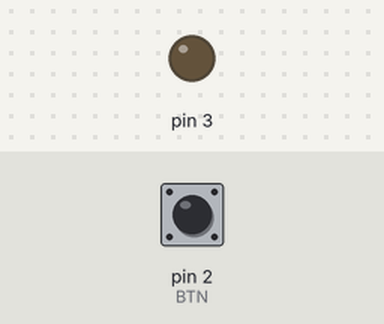
A sketch run on a simulated Arduino Uno, built with avr-gcc and run on an emulated ATmega328P. Shown: output pins drawn as LEDs (lit = HIGH). Inputs (shaded band) come from the test bench; at power-on: pin 2 (BTN) LOW.

Above: at 1.2 s.
1.3 s: pin 2 (BTN) pulled HIGH for 0.15 s
At 1.37 s:
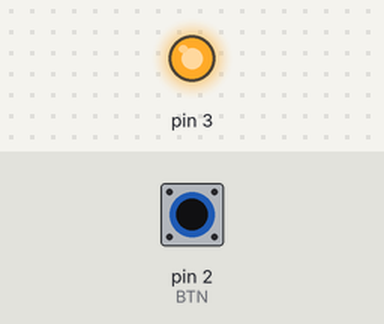
2.9 s: pin 2 (BTN) pulled HIGH for 3.2 s
At 7.2 s:
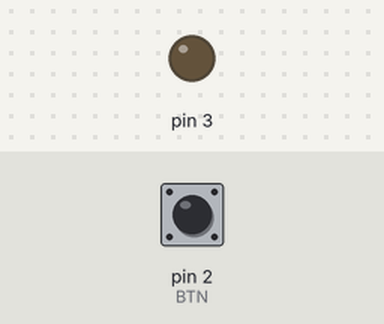
Timing chart, 0 to 8.7 s (numbered marks = the images above; inputs shaded):
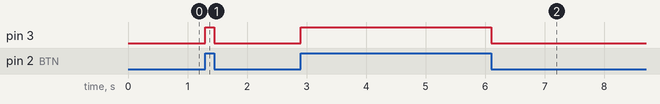

The sketch:

switch01.ino
```cpp
#include <Led.h>
Led led(3);
const int BTN = 2;

void setup() {
  pinMode(BTN, INPUT); // 스위치는 INPUT
}

void loop() {
  int value = digitalRead(BTN);
  led.setValue(value);

  //pull up방식이니 평상시에는 HIGH(1)
  //그래서 led는 켜져있고 버튼을 누르며 꺼짐

}
```

Measured:
- after the input at 1.3 s, pin 3: LOW → HIGH at once, → LOW 0.15 s later
- after the input at 2.9 s, pin 3: LOW → HIGH at once, → LOW 3.2 s later
